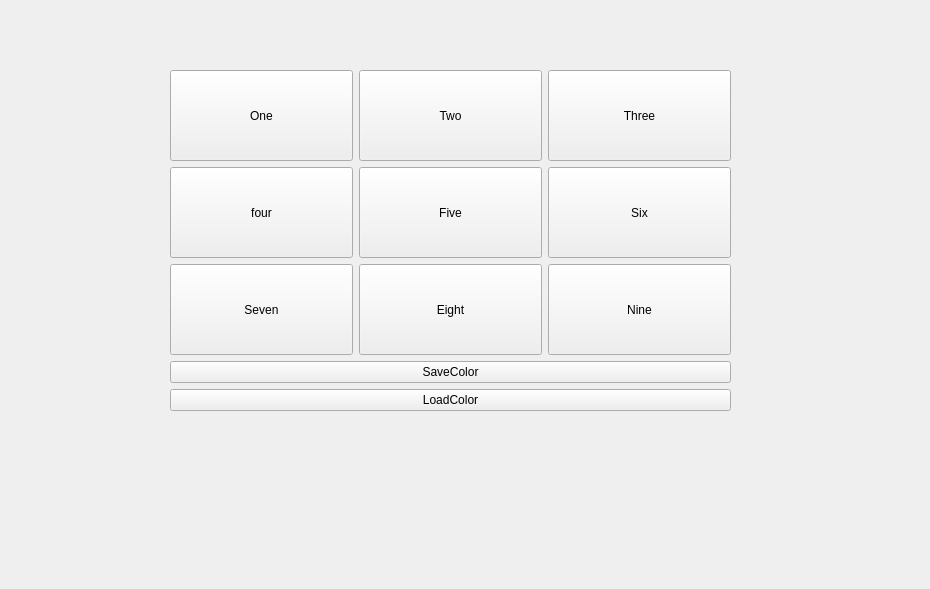
<?xml version="1.0" encoding="UTF-8"?>
<ui version="4.0">
 <class>Widget</class>
 <widget class="QWidget" name="Widget">
  <property name="geometry">
   <rect>
    <x>0</x>
    <y>0</y>
    <width>930</width>
    <height>589</height>
   </rect>
  </property>
  <property name="windowTitle">
   <string>Widget</string>
  </property>
  <widget class="QWidget" name="">
   <property name="geometry">
    <rect>
     <x>170</x>
     <y>70</y>
     <width>561</width>
     <height>341</height>
    </rect>
   </property>
   <layout class="QVBoxLayout" name="verticalLayout">
    <item>
     <layout class="QGridLayout" name="gridLayout">
      <item row="0" column="0">
       <widget class="QPushButton" name="Button_1">
        <property name="sizePolicy">
         <sizepolicy hsizetype="Minimum" vsizetype="Expanding">
          <horstretch>0</horstretch>
          <verstretch>0</verstretch>
         </sizepolicy>
        </property>
        <property name="text">
         <string>One</string>
        </property>
       </widget>
      </item>
      <item row="0" column="1">
       <widget class="QPushButton" name="Button_2">
        <property name="sizePolicy">
         <sizepolicy hsizetype="Minimum" vsizetype="Expanding">
          <horstretch>0</horstretch>
          <verstretch>0</verstretch>
         </sizepolicy>
        </property>
        <property name="text">
         <string>Two</string>
        </property>
       </widget>
      </item>
      <item row="0" column="2">
       <widget class="QPushButton" name="Button_3">
        <property name="sizePolicy">
         <sizepolicy hsizetype="Minimum" vsizetype="Expanding">
          <horstretch>0</horstretch>
          <verstretch>0</verstretch>
         </sizepolicy>
        </property>
        <property name="text">
         <string>Three</string>
        </property>
       </widget>
      </item>
      <item row="1" column="0">
       <widget class="QPushButton" name="Button_4">
        <property name="sizePolicy">
         <sizepolicy hsizetype="Minimum" vsizetype="Expanding">
          <horstretch>0</horstretch>
          <verstretch>0</verstretch>
         </sizepolicy>
        </property>
        <property name="text">
         <string>four</string>
        </property>
       </widget>
      </item>
      <item row="1" column="1">
       <widget class="QPushButton" name="Button_5">
        <property name="sizePolicy">
         <sizepolicy hsizetype="Minimum" vsizetype="Expanding">
          <horstretch>0</horstretch>
          <verstretch>0</verstretch>
         </sizepolicy>
        </property>
        <property name="text">
         <string>Five</string>
        </property>
       </widget>
      </item>
      <item row="1" column="2">
       <widget class="QPushButton" name="Button_6">
        <property name="sizePolicy">
         <sizepolicy hsizetype="Minimum" vsizetype="Expanding">
          <horstretch>0</horstretch>
          <verstretch>0</verstretch>
         </sizepolicy>
        </property>
        <property name="text">
         <string>Six</string>
        </property>
       </widget>
      </item>
      <item row="2" column="0">
       <widget class="QPushButton" name="Button_7">
        <property name="sizePolicy">
         <sizepolicy hsizetype="Minimum" vsizetype="Expanding">
          <horstretch>0</horstretch>
          <verstretch>0</verstretch>
         </sizepolicy>
        </property>
        <property name="text">
         <string>Seven</string>
        </property>
       </widget>
      </item>
      <item row="2" column="1">
       <widget class="QPushButton" name="Button_8">
        <property name="sizePolicy">
         <sizepolicy hsizetype="Minimum" vsizetype="Expanding">
          <horstretch>0</horstretch>
          <verstretch>0</verstretch>
         </sizepolicy>
        </property>
        <property name="text">
         <string>Eight</string>
        </property>
       </widget>
      </item>
      <item row="2" column="2">
       <widget class="QPushButton" name="Button_9">
        <property name="sizePolicy">
         <sizepolicy hsizetype="Minimum" vsizetype="Expanding">
          <horstretch>0</horstretch>
          <verstretch>0</verstretch>
         </sizepolicy>
        </property>
        <property name="text">
         <string>Nine</string>
        </property>
       </widget>
      </item>
     </layout>
    </item>
    <item>
     <widget class="QPushButton" name="SaveColor">
      <property name="text">
       <string>SaveColor</string>
      </property>
     </widget>
    </item>
    <item>
     <widget class="QPushButton" name="LoadColor">
      <property name="text">
       <string>LoadColor</string>
      </property>
     </widget>
    </item>
   </layout>
  </widget>
 </widget>
 <resources/>
 <connections/>
</ui>
